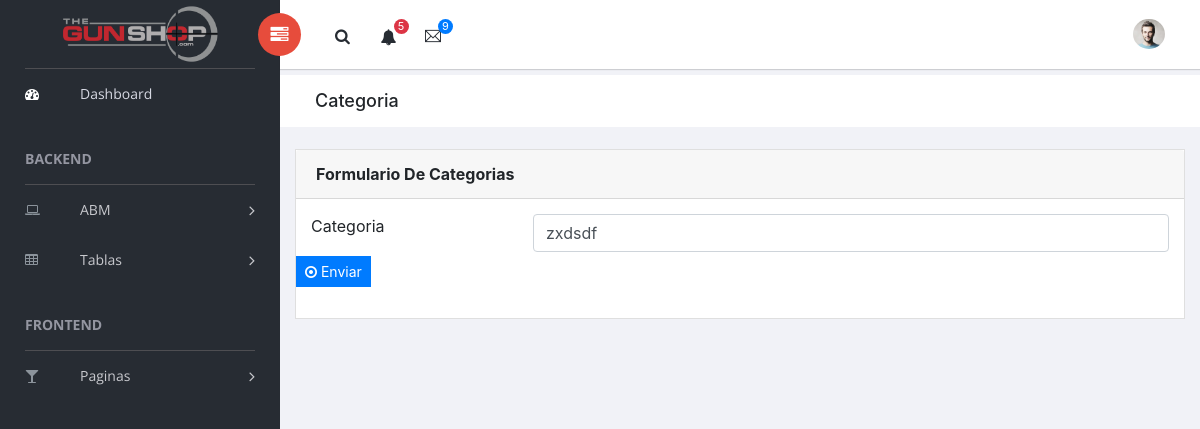
Before: /tp7/form-categoria.php?id=6 with the older database file.
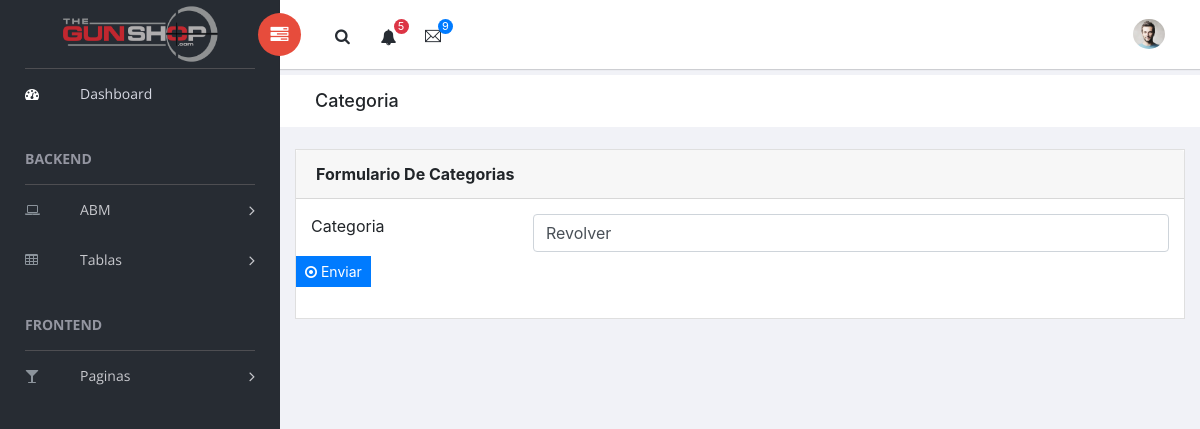
After: the same page with the newer database file.
### tables this page shows
CREATE TABLE IF NOT EXISTS `categorias` (
  `idCategoria` int(11) NOT NULL AUTO_INCREMENT,
  `nombreCategoria` varchar(50) NOT NULL,
  PRIMARY KEY (`idCategoria`)
);

### tp7/dao/categoria.php (called while the page is built, shortened)
<?php
class CategoriaDao {
    public static function ObtenerPorID($id)
    {
        $cat = new Categoria();
        $params = array
        (
            ":id" => $id
        );
        $DBH = new PDO("mysql:host=127.0.0.1;dbname=sistema", "root", "");
		$query = 'SELECT * FROM categorias where idCategoria = :id';
		$STH = $DBH->prepare($query);
        $STH->setFetchMode(PDO::FETCH_ASSOC);
        $STH->execute($params);
        if ($STH->rowCount() > 0)
        {
            $row = $STH->fetch();
            $cat->idCategoria = $row['idCategoria'];
            $cat->nombreCategoria = $row['nombreCategoria'];
        }
        return $cat;
    }
}
?>

### tp7/form-categoria.php (the view, shortened to what this page needs)
<?php
include_once ($_SERVER["DOCUMENT_ROOT"] . '/shopguns/tp7/dao/categoria.php');
if (isset($_GET["id"])&&$_GET["id"] != 0){
    $resultado = CategoriaDao::ObtenerPorID($_GET["id"]);
} else {
    $resultado = new categoria();
}
?>
<!doctype html>
<html class="no-js" lang="en">
<head>
</head>
<body>
    <div id="right-panel" class="right-panel">
        <div class="breadcrumbs">
            <div class="col-sm-4">
                <div class="page-header float-left">
                    <div class="page-title">
                        <h1>Categoria</h1>
                    </div>
                </div>
            </div>
            <div class="col-sm-8">
                <div class="page-header float-right">
                </div>
            </div>
        </div>
        <div class="content mt-3">
            <div class="animated fadeIn">
                <div class="row">
                    <div class="col-lg-12">
                        <div class="card">
                            <div class="card-header">
                                <strong>Formulario De Categorias</strong>
                            </div>
                            <div class="card-body card-block">
                                <form  id="formulario" class="form-horizontal">
                                    <div class="row form-group">
                                        <div class="col col-md-3"><label for="text-input" class=" form-control-label">Categoria</label></div>
                                      <div class="col-12 col-md-9"><input type="text" id="nombre" name="nombre" placeholder="Categoria" class="form-control" value="<?php echo $resultado->nombreCategoria; ?>"  >
                                        <small class="form-text text-muted"></small></div>
                                        <button value="Enviar" onclick="Validar();" type="button" class="btn btn-primary btn-sm" >
                                        <i class="fa fa-dot-circle-o"  ></i> Enviar
                                        </button>
                                    </div>
                                </form>
                            </div>
                        </div>
                    </div>
                </div>
</body>
</html>

Changed rows visible on the page:
changed categorias: nombre "zxdsdf" → "Revolver"
